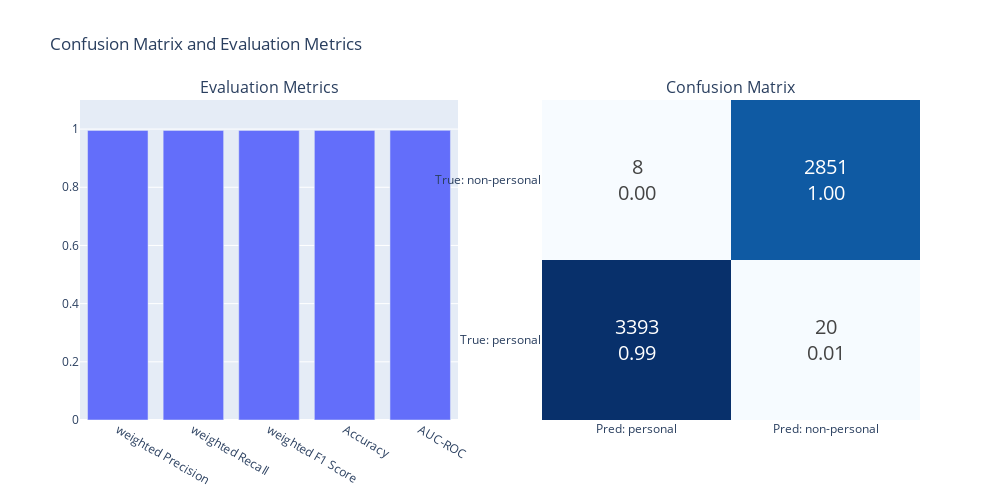

This figure's notebook cell:
### Code cell
plot_cassed_results(true1, predictions1)

### Figure 1 — Plotly figure (JSON) as saved in the notebook; plotly's stock layout.template omitted (floating-point values rounded to 4 significant figures)
{"data": [{"showlegend": false, "type": "bar", "x": ["weighted Precision", "weighted Recall", "weighted F1 Score", "Accuracy", "AUC-ROC"], "xaxis": "x", "y": [0.9955, 0.9955, 0.9955, 0.9955, 0.9957], "yaxis": "y"}, {"colorscale": [[0, "rgb(247,251,255)"], [0.125, "rgb(222,235,247)"], [0.25, "rgb(198,219,239)"], [0.375, "rgb(158,202,225)"], [0.5, "rgb(107,174,214)"], [0.625, "rgb(66,146,198)"], [0.75, "rgb(33,113,181)"], [0.875, "rgb(8,81,156)"], [1, "rgb(8,48,107)"]], "showscale": false, "text": [["3393<br>0.99", "20<br>0.01"], ["8<br>0.00", "2851<br>1.00"]], "textfont": {"size": 20}, "texttemplate": "%{text}", "type": "heatmap", "x": ["Pred: personal", "Pred: non-personal"], "xaxis": "x2", "y": ["True: personal", "True: non-personal"], "yaxis": "y2", "z": [[3393, 20], [8, 2851]]}], "layout": {"annotations": [{"font": {"size": 16}, "showarrow": false, "text": "Evaluation Metrics", "x": 0.225, "xanchor": "center", "xref": "paper", "y": 1, "yanchor": "bottom", "yref": "paper"}, {"font": {"size": 16}, "showarrow": false, "text": "Confusion Matrix", "x": 0.775, "xanchor": "center", "xref": "paper", "y": 1, "yanchor": "bottom", "yref": "paper"}], "height": 500, "showlegend": false, "title": {"text": "Confusion Matrix and Evaluation Metrics"}, "width": 1000, "xaxis": {"anchor": "y", "domain": [0, 0.45]}, "xaxis2": {"anchor": "y2", "domain": [0.55, 1]}, "yaxis": {"anchor": "x", "domain": [0, 1], "range": [0, 1.1]}, "yaxis2": {"anchor": "x2", "domain": [0, 1]}}}
